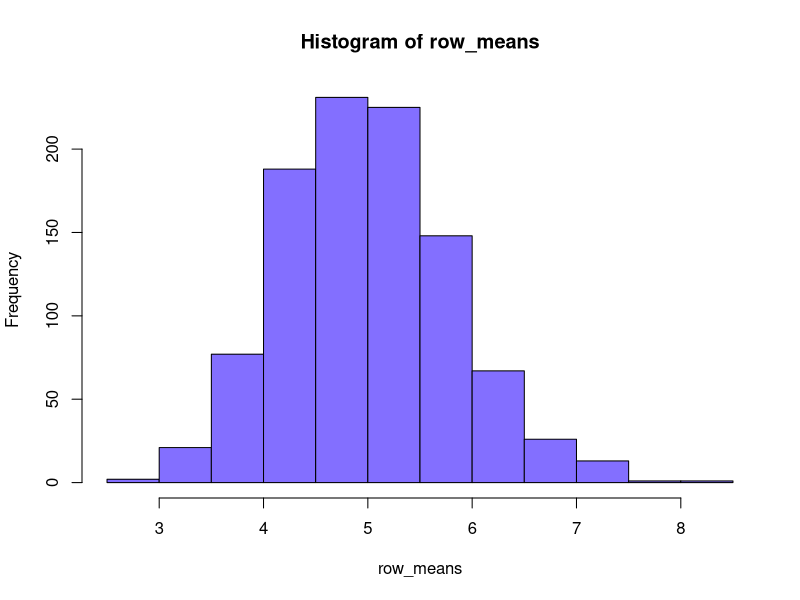
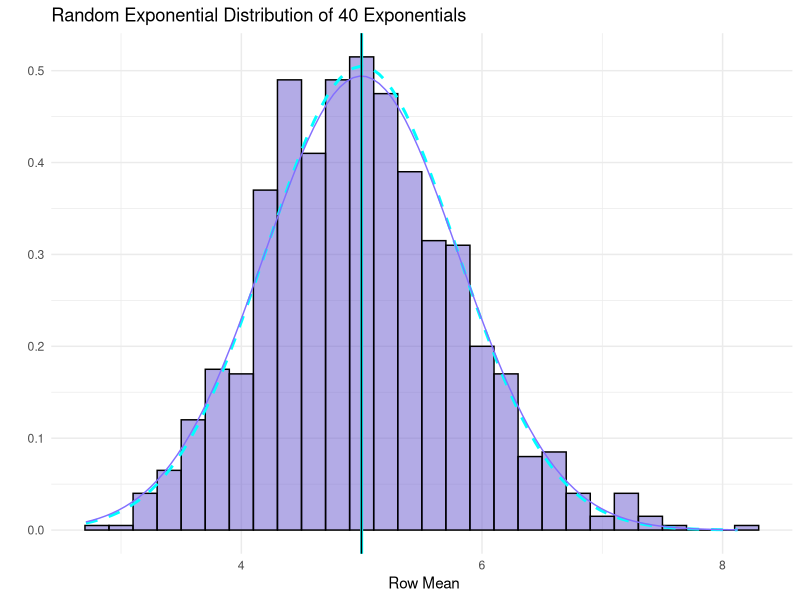
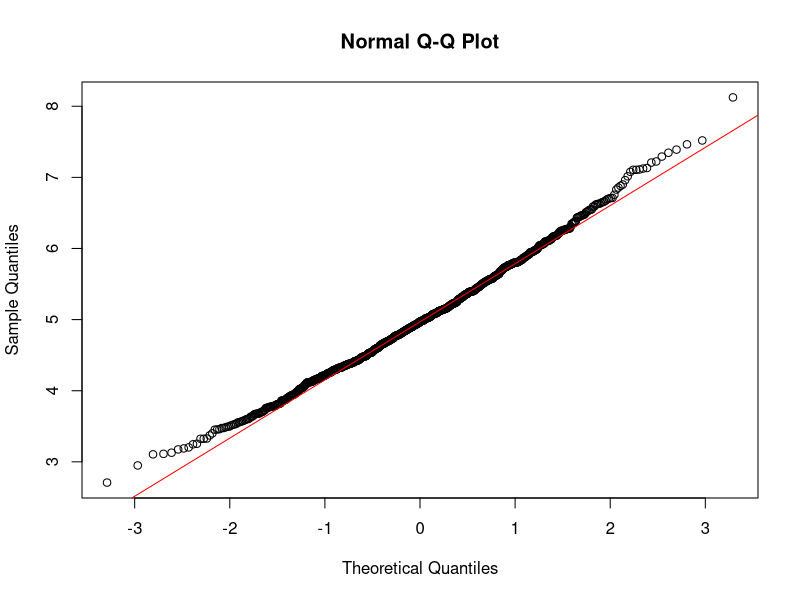

These charts were generated, in order, by the following R code:
## ---- chunk 1
knitr::opts_chunk$set(echo = TRUE, cache = TRUE)
require(ggplot2)
require(knitr)
set.seed(144)
## ---- chunk 2
n = 40
lambda = 0.2
simulations = 1000

distro <- matrix(
    rexp(n * simulations, lambda), simulations
    )
## ---- chunk 3
# Means
row_means <- apply(distro, 1, mean)
calc_mean <- mean(row_means)
exp_mean <- 1/lambda
# Standard deviation
calc_sd <- sd(row_means)
exp_sd <- 1/lambda * 1/sqrt(n)
# Variance
calc_var <- calc_sd^2
exp_var <- exp_sd^2
    
## ---- chunk 4
hist(row_means, col = "slateblue1")
## ---- chunk 5
df_rmeans <- data.frame(row_means)

ggplot(df_rmeans, aes(x = row_means)) +
    geom_histogram(
        binwidth = lambda, 
        fill = "slateblue3", 
        color = "black",
        alpha = .5,
        aes(y = ..density..)) +
    stat_function(
        fun = dnorm, 
        args = list(mean = exp_mean, sd = exp_sd), 
        color = "cyan", 
        linetype = "dashed", 
        size = 1) +
    geom_vline(
        xintercept = exp_mean, 
        color = "cyan", 
        size = 1) +
    stat_function(
        fun = dnorm, 
        args = list(mean = calc_mean, sd = calc_sd), 
        color = "slateblue1") +
    geom_vline(xintercept = calc_mean) +
    labs(
        title = "Random Exponential Distribution of 40 Exponentials",
        x = " Row Mean",
        y = ""
    ) +
    theme_minimal()

qqnorm(row_means)
qqline(row_means, col = "red")
    
